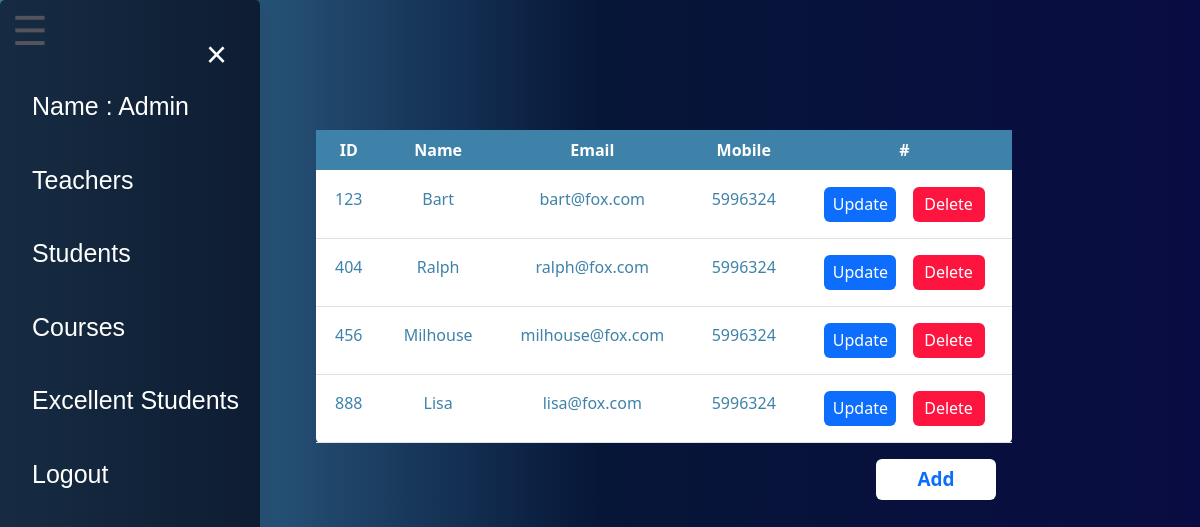
/pages/AdminStudent.php?id=1, run on the app's committed database.
### tables this page shows
CREATE TABLE `students` (
  `id` int(10) NOT NULL,
  `name` varchar(20) DEFAULT NULL,
  `email` varchar(255) NOT NULL,
  `pass` varchar(20) DEFAULT NULL,
  `mobile` int(20) DEFAULT NULL,
  `LastVisit` varchar(40) DEFAULT NULL
);

### pages/AdminStudent.php (the view, shortened to what this page needs)
<?php
require("db.php");
$idAdmin = $_GET['id'];
$s = "select * from admin where id = $idAdmin";
$result = mysqli_query($conn,$s);
$ro= mysqli_fetch_assoc($result);
  $name = $ro["name"];
$sql = "select * from students";
$result = mysqli_query($conn,$sql);
?>
<!DOCTYPE html>
<html>
<head>
    <link rel="stylesheet" href="Css/font-awesome.css">
      <link rel="stylesheet" href="pages.css">
      <link rel="stylesheet" href="HomeStyle.css">
      <link href="https://cdn.jsdelivr.net/npm/bootstrap@5.0.1/dist/css/bootstrap.min.css" rel="stylesheet">
</head>
<body>
<div id="mySidenav" class="sidenav" style ="width :260px ">
  <a href="javascript:void(0)" class="closebtn" onclick="closeNav()">&times;</a>
  <a href="AdminBord.php?id=<?php echo $idAdmin ;?>">Name : <?php echo $name ;?></a>
    <a href="AdminTeacher.php?id=<?php echo $idAdmin ;?>">Teachers</a>
    <a href="AdminStudent.php?id=<?php echo $idAdmin ;?>">Students</a>
    <a href="AdminCourses.php?id=<?php echo $idAdmin ;?>">Courses</a>
    <a href="Adminexcellent.php?id=<?php echo $idAdmin ;?>">Excellent Students</a>
    <a href="logoutAdmin.php?id=<?php echo $idAdmin ;?>">Logout</a>
</div>
<span id="icon"  onclick="openNav()">&#9776; </span>
<div class ="teachertable" style="width: 58%;
    margin-left: 6%; margin-top :4%">
<table class="table" id ="teacher">
  <thead class="thead-dark">
    <tr>
      <th scope="col">ID</th>
      <th scope="col">Name</th>
      <th scope="col">Email</th>
      <th scope="col">Mobile</th>
      <th scope="col"> # </th>
    </tr>
  </thead>
  <tbody>
  <?php
   while($row = mysqli_fetch_assoc($result)){?>
   <tr>
     <td><?php echo $row["id"]; ?></td>
     <td><?php echo $row["name"]; ?></td>
     <td><?php echo $row["email"]; ?></td>
     <td><?php echo $row["mobile"]; ?></td>
     <td>
     <a href="updateStudent.php?id=<?php echo $idAdmin;?> & upID=<?php echo $row["id"];?>">
     <button class ="update">Update</button></a>
     <a href="deleteStudent.php?id=<?php echo $idAdmin;?> & delID=<?php echo $row["id"];?>">
     <button class ="delete">Delete</button></a>
     </td>
   <?php }?>
   </tr>
  </tbody>
</table>
</div>
<div >
<a href="AddStudent.php?id=<?php echo $idAdmin?>" style=" margin-left: 53%;">
  <button class="add" type ="submit" >Add</button> </a>
</div>
</body>
</html>

### pages/pages.css (style rules this page uses)
body { font-family: 'Montserrat' , sans-serif; }
.sidenav { font-family: 'Montserrat' , sans-serif; height: 100%; width: 0; position: fixed; z-index: 1; top: 0; left: 0; background-color:rgba(3, 4,19, 0.68); box-shadow: 0 0 20px 1px rgba(0, 0, 0, 0.1); overflow-x: hidden; transition: 0.5s; padding-top: 60px; }
.sidenav a { padding: 8px 8px 8px 32px; text-decoration: none; font-size: 25px; color: white; display: block; transition: 0.3s; margin-top: 20px; }
.sidenav .closebtn { position: absolute; top: 0; right: 25px; font-size: 36px; margin-left: 50px; }
#icon { font-size: 40px; cursor: pointer; margin-left: 1%; color: #FFFEFD; }
#teacher { background-color: white; margin-top: 10%; margin-left: 35%; color: #3f82a9;; }
#teacher th { border-radius: 0%; color: white; background: #3f82a9; }
.teachertable { text-align: center; width: 33%; margin-left: 20%; margin-top: 11%; }
.add { color: #3f82a9; background-color: white; font-size: 19px; font-weight: 600; width: 10%; border: solid; }

### pages/HomeStyle.css (style rules this page uses)
* { margin: 0; padding: 0; box-sizing: border-box; border-radius: 5px; }
body { background: -webkit-linear-gradient(right,#090c42,#061637,#3f82a9); font-family: 'Montserrat' , sans-serif; background-size: cover; }

### pages/AdminStudent.php (style rules this page uses)
.update { background-color: #0d6efd; height: 35px; border: none; width: 72px; border-radius: 6px; color: white; }
.add { background-color: white; height: 41px; border: none; margin-left: 20%; width: 10%; border-radius: 6px; font :bold; color: #0d6efd; }
.delete { background-color: #fd0d39f7; height: 35px; border: none; width: 72px; border-radius: 6px; margin-left: 12px; color: white; }
.table td { padding : 16px; }

### data on the page
students: id "123", name "Bart", email "bart@fox.com", mobile "5996324"
students: id "404", name "Ralph", email "ralph@fox.com", mobile "5996324"
students: id "456", name "Milhouse", email "milhouse@fox.com", mobile "5996324"
students: id "888", name "Lisa", email "lisa@fox.com", mobile "5996324"

### other printed values
$name "Admin"
